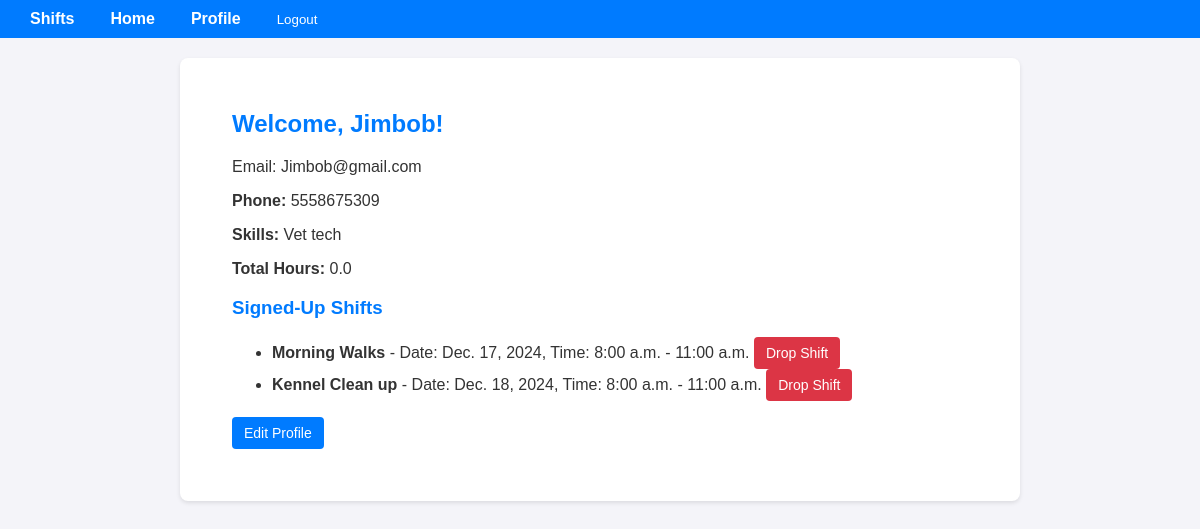
Page /profile/ (signed in) on the committed database.
### volunteer_manager/models.py (models this page shows)
class Volunteer(models.Model):
    user = models.OneToOneField(User, on_delete=models.CASCADE)
    phone_number = models.CharField(max_length=15)
    skills = models.TextField()
    total_hours = models.FloatField(default=0)

class Shift(models.Model):
    event_name = models.CharField(max_length=100)
    date = models.DateField()
    start_time = models.TimeField()
    end_time = models.TimeField()
    required_training = models.CharField(max_length=100, blank=True)
    max_volunteers = models.IntegerField()
    volunteers = models.ManyToManyField(Volunteer, blank=True)

### volunteer_manager/views.py (the view)
# urls.py: path('profile/', views.profile, name='profile'),
@login_required
def profile(request):
    try:
        volunteer = Volunteer.objects.get(user=request.user)
        signed_up_shifts = volunteer.shift_set.all()
    except Volunteer.DoesNotExist:
        volunteer = None
        signed_up_shifts = []
    context = {
        'user': request.user,
        'volunteer': volunteer,
        'signed_up_shifts': signed_up_shifts,
    }
    return render(request, 'volunteer_manager/profile.html', context)

### volunteer_manager/templates/volunteer_manager/profile.html (shortened to what this page needs)
{% extends 'base.html' %}
{% block content %}
<div class="container">
    <h2>Welcome, {{ user.username }}!</h2>
    <p>Email: {{ user.email }}</p>
    {% if volunteer %}
        <p><strong>Phone:</strong> {{ volunteer.phone_number }}</p>
        <p><strong>Skills:</strong> {{ volunteer.skills }}</p>
        <p><strong>Total Hours:</strong> {{ volunteer.total_hours }}</p>
    {% else %}
        <p>You do not have a volunteer profile set up yet.</p>
    {% endif %}
    <h3>Signed-Up Shifts</h3>
    <ul>
        {% for shift in signed_up_shifts %}
            <li>
                <strong>{{ shift.event_name }}</strong> -
                Date: {{ shift.date }},
                Time: {{ shift.start_time|date:"g:i a" }} - {{ shift.end_time|date:"g:i a" }}
                <form method="post" action="{% url 'drop_shift' shift.id %}" style="display:inline;">
                    <button type="submit" class="btn btn-danger btn-sm">Drop Shift</button>
                </form>
            </li>
        {% empty %}
            <li>No signed-up shifts yet.</li>
        {% endfor %}
    </ul>
    <a href="{% url 'edit_profile' %}" class="btn btn-primary">Edit Profile</a>
</div>
{% endblock %}

### volunteer_manager/templates/base.html (shortened to what this page needs)
{% load static %}
<!DOCTYPE html>
<html lang="en">
<head>
    <link rel="stylesheet" href="{% static 'styles.css' %}">
</head>
<body>
    <nav>
        <ul>
            <li><a href="{% url 'shift_list' %}">Shifts</a></li>
            <li><a href="{% url 'home' %}">Home</a></li>
            {% if user.is_authenticated %}
                <li><a href="{% url 'profile' %}">Profile</a></li>
                <li>
                    <form action="{% url 'logout' %}" method="post" style="display:inline;">
                        <button type="submit" style="background:none; border:none; color:white; cursor:pointer; padding:0;">
                            Logout
                        </button>
                    </form>
                </li>
            {% else %}
                <li><a href="{% url 'login' %}">Login</a></li>
            {% endif %}
        </ul>
    </nav>
    <div class="content">
        {% block content %}{% endblock %}
    </div>
</body>
</html>

### static/styles.css (style rules this page uses)
nav { background-color: #333; color: white; padding: 1em; }
nav ul { list-style: none; padding: 0; margin: 0; display: flex; gap: 1em; }
nav ul li { display: inline; }
nav ul li a { color: white; text-decoration: none; }
.container { margin: 2em; }

### volunteer_manager/templates/base.html (style rules this page uses)
body { font-family: Arial, sans-serif; margin: 0; padding: 0; background-color: #f4f4f9; color: #333; }
nav { background-color: #007bff; padding: 10px 20px; display: flex; justify-content: space-between; align-items: center; }
nav ul { list-style: none; margin: 0; padding: 0; display: flex; }
nav ul li { margin: 0 10px; }
nav ul li a { color: white; text-decoration: none; font-weight: bold; }
.content { max-width: 800px; margin: 20px auto; padding: 20px; background-color: white; border-radius: 8px; box-shadow: 0 2px 4px rgba(0, 0, 0, 0.1); }
h1, h2, h3 { color: #007bff; }
.btn { display: inline-block; padding: 8px 12px; font-size: 14px; color: white; text-decoration: none; border-radius: 4px; border: none; cursor: pointer; }
.btn-primary { background-color: #007bff; }
.btn-danger { background-color: #dc3545; }

### rows in the picture
Volunteer: phone_number "5558675309", skills "Vet tech", total_hours "0.0"
Shift: event_name "Morning Walks", date "Dec. 17, 2024", start_time "8:00 a.m.", end_time "11:00 a.m."
Shift: event_name "Kennel Clean up", date "Dec. 18, 2024", start_time "8:00 a.m.", end_time "11:00 a.m."

### other values in the picture
{{ user.username }} "Jimbob"
{{ user.email }} "Jimbob@gmail.com"
